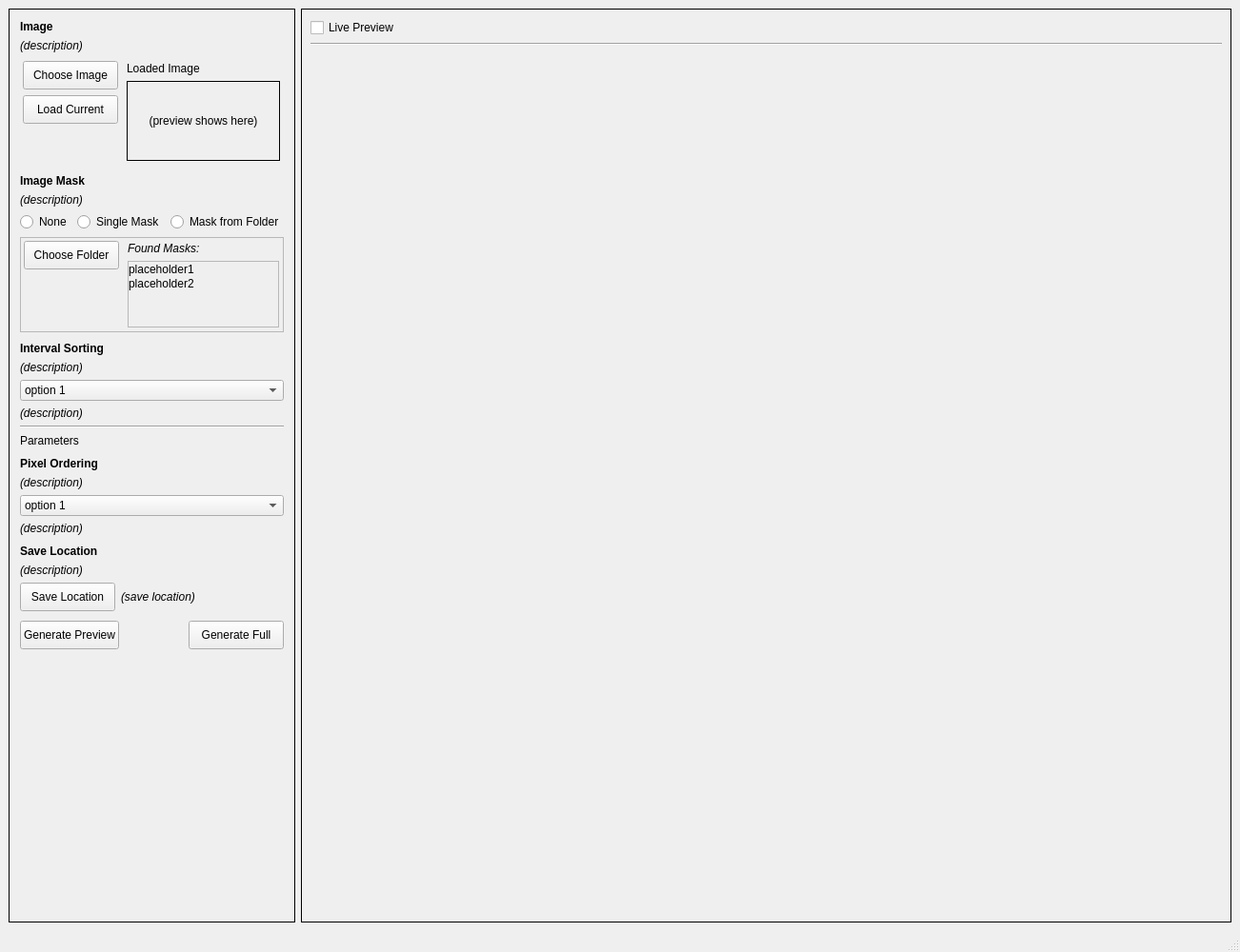
<?xml version="1.0" encoding="UTF-8"?>
<ui version="4.0">
 <class>MainWindow</class>
 <widget class="QMainWindow" name="MainWindow">
  <property name="geometry">
   <rect>
    <x>0</x>
    <y>0</y>
    <width>1270</width>
    <height>1000</height>
   </rect>
  </property>
  <property name="maximumSize">
   <size>
    <width>1500</width>
    <height>1000</height>
   </size>
  </property>
  <property name="windowTitle">
   <string>MainWindow</string>
  </property>
  <widget class="QWidget" name="centralwidget">
   <layout class="QHBoxLayout" name="horizontalLayout">
    <item>
     <widget class="QFrame" name="f_settings_panel">
      <property name="maximumSize">
       <size>
        <width>400</width>
        <height>16777215</height>
       </size>
      </property>
      <property name="frameShape">
       <enum>QFrame::Panel</enum>
      </property>
      <property name="frameShadow">
       <enum>QFrame::Plain</enum>
      </property>
      <property name="lineWidth">
       <number>1</number>
      </property>
      <layout class="QVBoxLayout" name="verticalLayout">
       <item>
        <layout class="QVBoxLayout" name="vl_image">
         <property name="leftMargin">
          <number>2</number>
         </property>
         <property name="topMargin">
          <number>2</number>
         </property>
         <property name="rightMargin">
          <number>2</number>
         </property>
         <property name="bottomMargin">
          <number>2</number>
         </property>
         <item>
          <widget class="QLabel" name="t_image">
           <property name="sizePolicy">
            <sizepolicy hsizetype="Preferred" vsizetype="Maximum">
             <horstretch>0</horstretch>
             <verstretch>0</verstretch>
            </sizepolicy>
           </property>
           <property name="font">
            <font>
             <weight>75</weight>
             <bold>true</bold>
            </font>
           </property>
           <property name="text">
            <string>Image</string>
           </property>
          </widget>
         </item>
         <item>
          <widget class="QLabel" name="t_image_desc">
           <property name="font">
            <font>
             <italic>true</italic>
            </font>
           </property>
           <property name="text">
            <string>(description)</string>
           </property>
           <property name="wordWrap">
            <bool>true</bool>
           </property>
          </widget>
         </item>
         <item>
          <layout class="QHBoxLayout" name="hl_Image">
           <property name="leftMargin">
            <number>2</number>
           </property>
           <property name="topMargin">
            <number>2</number>
           </property>
           <property name="rightMargin">
            <number>2</number>
           </property>
           <property name="bottomMargin">
            <number>2</number>
           </property>
           <item>
            <layout class="QVBoxLayout" name="vl_left">
             <property name="leftMargin">
              <number>1</number>
             </property>
             <property name="topMargin">
              <number>1</number>
             </property>
             <property name="rightMargin">
              <number>1</number>
             </property>
             <property name="bottomMargin">
              <number>1</number>
             </property>
             <item>
              <widget class="QPushButton" name="b_choose_image">
               <property name="sizePolicy">
                <sizepolicy hsizetype="Fixed" vsizetype="Fixed">
                 <horstretch>0</horstretch>
                 <verstretch>0</verstretch>
                </sizepolicy>
               </property>
               <property name="minimumSize">
                <size>
                 <width>100</width>
                 <height>30</height>
                </size>
               </property>
               <property name="text">
                <string>Choose Image</string>
               </property>
              </widget>
             </item>
             <item>
              <widget class="QPushButton" name="b_load_current">
               <property name="sizePolicy">
                <sizepolicy hsizetype="Minimum" vsizetype="Fixed">
                 <horstretch>0</horstretch>
                 <verstretch>0</verstretch>
                </sizepolicy>
               </property>
               <property name="minimumSize">
                <size>
                 <width>100</width>
                 <height>30</height>
                </size>
               </property>
               <property name="text">
                <string>Load Current</string>
               </property>
              </widget>
             </item>
             <item>
              <spacer name="verticalSpacer_2">
               <property name="orientation">
                <enum>Qt::Vertical</enum>
               </property>
               <property name="sizeHint" stdset="0">
                <size>
                 <width>20</width>
                 <height>40</height>
                </size>
               </property>
              </spacer>
             </item>
            </layout>
           </item>
           <item>
            <layout class="QVBoxLayout" name="vl_right">
             <property name="leftMargin">
              <number>2</number>
             </property>
             <property name="topMargin">
              <number>2</number>
             </property>
             <property name="rightMargin">
              <number>2</number>
             </property>
             <property name="bottomMargin">
              <number>2</number>
             </property>
             <item>
              <widget class="QLabel" name="t_loaded_preview">
               <property name="sizePolicy">
                <sizepolicy hsizetype="MinimumExpanding" vsizetype="Minimum">
                 <horstretch>0</horstretch>
                 <verstretch>0</verstretch>
                </sizepolicy>
               </property>
               <property name="font">
                <font>
                 <weight>50</weight>
                 <bold>false</bold>
                </font>
               </property>
               <property name="text">
                <string>Loaded Image</string>
               </property>
              </widget>
             </item>
             <item>
              <widget class="QLabel" name="l_loaded_image_preview">
               <property name="sizePolicy">
                <sizepolicy hsizetype="MinimumExpanding" vsizetype="MinimumExpanding">
                 <horstretch>0</horstretch>
                 <verstretch>0</verstretch>
                </sizepolicy>
               </property>
               <property name="frameShape">
                <enum>QFrame::Box</enum>
               </property>
               <property name="text">
                <string>(preview shows here)</string>
               </property>
               <property name="alignment">
                <set>Qt::AlignCenter</set>
               </property>
              </widget>
             </item>
            </layout>
           </item>
          </layout>
         </item>
        </layout>
       </item>
       <item>
        <layout class="QVBoxLayout" name="vl_image_mask">
         <property name="leftMargin">
          <number>2</number>
         </property>
         <property name="topMargin">
          <number>2</number>
         </property>
         <property name="rightMargin">
          <number>2</number>
         </property>
         <property name="bottomMargin">
          <number>2</number>
         </property>
         <item>
          <widget class="QLabel" name="t_image_mask">
           <property name="sizePolicy">
            <sizepolicy hsizetype="Preferred" vsizetype="Maximum">
             <horstretch>0</horstretch>
             <verstretch>0</verstretch>
            </sizepolicy>
           </property>
           <property name="font">
            <font>
             <weight>75</weight>
             <bold>true</bold>
            </font>
           </property>
           <property name="text">
            <string>Image Mask</string>
           </property>
          </widget>
         </item>
         <item>
          <widget class="QLabel" name="t_image_mask_desc">
           <property name="font">
            <font>
             <italic>true</italic>
            </font>
           </property>
           <property name="text">
            <string>(description)</string>
           </property>
          </widget>
         </item>
         <item>
          <layout class="QHBoxLayout" name="hl_mask_selection">
           <item>
            <widget class="QRadioButton" name="rb_mask_none">
             <property name="sizePolicy">
              <sizepolicy hsizetype="Preferred" vsizetype="Maximum">
               <horstretch>0</horstretch>
               <verstretch>0</verstretch>
              </sizepolicy>
             </property>
             <property name="text">
              <string>None</string>
             </property>
            </widget>
           </item>
           <item>
            <widget class="QRadioButton" name="rb_mask_single">
             <property name="sizePolicy">
              <sizepolicy hsizetype="Preferred" vsizetype="Maximum">
               <horstretch>0</horstretch>
               <verstretch>0</verstretch>
              </sizepolicy>
             </property>
             <property name="text">
              <string>Single Mask</string>
             </property>
            </widget>
           </item>
           <item>
            <widget class="QRadioButton" name="rb_mask_folder">
             <property name="sizePolicy">
              <sizepolicy hsizetype="Preferred" vsizetype="Maximum">
               <horstretch>0</horstretch>
               <verstretch>0</verstretch>
              </sizepolicy>
             </property>
             <property name="text">
              <string>Mask from Folder</string>
             </property>
            </widget>
           </item>
          </layout>
         </item>
         <item>
          <widget class="QFrame" name="f_hl_mask_folder">
           <property name="frameShape">
            <enum>QFrame::StyledPanel</enum>
           </property>
           <property name="frameShadow">
            <enum>QFrame::Raised</enum>
           </property>
           <layout class="QHBoxLayout" name="horizontalLayout_3">
            <property name="spacing">
             <number>6</number>
            </property>
            <property name="leftMargin">
             <number>2</number>
            </property>
            <property name="topMargin">
             <number>2</number>
            </property>
            <property name="rightMargin">
             <number>2</number>
            </property>
            <property name="bottomMargin">
             <number>2</number>
            </property>
            <item>
             <layout class="QVBoxLayout" name="vl_mask_folder_left">
              <property name="leftMargin">
               <number>1</number>
              </property>
              <property name="topMargin">
               <number>1</number>
              </property>
              <property name="rightMargin">
               <number>1</number>
              </property>
              <property name="bottomMargin">
               <number>1</number>
              </property>
              <item>
               <widget class="QPushButton" name="b_choose_mask_folder">
                <property name="sizePolicy">
                 <sizepolicy hsizetype="Fixed" vsizetype="Fixed">
                  <horstretch>0</horstretch>
                  <verstretch>0</verstretch>
                 </sizepolicy>
                </property>
                <property name="minimumSize">
                 <size>
                  <width>100</width>
                  <height>30</height>
                 </size>
                </property>
                <property name="text">
                 <string>Choose Folder</string>
                </property>
               </widget>
              </item>
              <item>
               <spacer name="verticalSpacer_3">
                <property name="orientation">
                 <enum>Qt::Vertical</enum>
                </property>
                <property name="sizeHint" stdset="0">
                 <size>
                  <width>20</width>
                  <height>40</height>
                 </size>
                </property>
               </spacer>
              </item>
             </layout>
            </item>
            <item>
             <layout class="QVBoxLayout" name="vl_mask_right_2">
              <property name="leftMargin">
               <number>2</number>
              </property>
              <property name="topMargin">
               <number>2</number>
              </property>
              <property name="rightMargin">
               <number>2</number>
              </property>
              <property name="bottomMargin">
               <number>2</number>
              </property>
              <item>
               <widget class="QLabel" name="t_loaded_mask_2">
                <property name="sizePolicy">
                 <sizepolicy hsizetype="MinimumExpanding" vsizetype="Minimum">
                  <horstretch>0</horstretch>
                  <verstretch>0</verstretch>
                 </sizepolicy>
                </property>
                <property name="font">
                 <font>
                  <weight>50</weight>
                  <italic>true</italic>
                  <bold>false</bold>
                 </font>
                </property>
                <property name="text">
                 <string>Found Masks:</string>
                </property>
               </widget>
              </item>
              <item>
               <widget class="QScrollArea" name="scrollArea">
                <property name="sizePolicy">
                 <sizepolicy hsizetype="MinimumExpanding" vsizetype="Fixed">
                  <horstretch>0</horstretch>
                  <verstretch>0</verstretch>
                 </sizepolicy>
                </property>
                <property name="widgetResizable">
                 <bool>true</bool>
                </property>
                <widget class="QWidget" name="scrollAreaWidgetContents">
                 <property name="geometry">
                  <rect>
                   <x>0</x>
                   <y>0</y>
                   <width>125</width>
                   <height>69</height>
                  </rect>
                 </property>
                 <layout class="QVBoxLayout" name="verticalLayout_3">
                  <property name="spacing">
                   <number>1</number>
                  </property>
                  <property name="leftMargin">
                   <number>0</number>
                  </property>
                  <property name="topMargin">
                   <number>1</number>
                  </property>
                  <property name="rightMargin">
                   <number>1</number>
                  </property>
                  <property name="bottomMargin">
                   <number>1</number>
                  </property>
                  <item>
                   <widget class="QLabel" name="t_found_mask_placeholder1">
                    <property name="sizePolicy">
                     <sizepolicy hsizetype="Preferred" vsizetype="Preferred">
                      <horstretch>0</horstretch>
                      <verstretch>0</verstretch>
                     </sizepolicy>
                    </property>
                    <property name="text">
                     <string>placeholder1</string>
                    </property>
                   </widget>
                  </item>
                  <item>
                   <widget class="QLabel" name="t_found_mask_placeholder2">
                    <property name="text">
                     <string>placeholder2</string>
                    </property>
                   </widget>
                  </item>
                  <item>
                   <spacer name="verticalSpacer_4">
                    <property name="orientation">
                     <enum>Qt::Vertical</enum>
                    </property>
                    <property name="sizeType">
                     <enum>QSizePolicy::MinimumExpanding</enum>
                    </property>
                    <property name="sizeHint" stdset="0">
                     <size>
                      <width>20</width>
                      <height>0</height>
                     </size>
                    </property>
                   </spacer>
                  </item>
                 </layout>
                </widget>
               </widget>
              </item>
             </layout>
            </item>
           </layout>
          </widget>
         </item>
         <item>
          <spacer name="verticalSpacer_6">
           <property name="orientation">
            <enum>Qt::Vertical</enum>
           </property>
           <property name="sizeType">
            <enum>QSizePolicy::MinimumExpanding</enum>
           </property>
           <property name="sizeHint" stdset="0">
            <size>
             <width>20</width>
             <height>0</height>
            </size>
           </property>
          </spacer>
         </item>
        </layout>
       </item>
       <item>
        <layout class="QVBoxLayout" name="vl_interval_function">
         <property name="leftMargin">
          <number>2</number>
         </property>
         <property name="topMargin">
          <number>2</number>
         </property>
         <property name="rightMargin">
          <number>2</number>
         </property>
         <property name="bottomMargin">
          <number>2</number>
         </property>
         <item>
          <widget class="QLabel" name="t_interval_sorting">
           <property name="sizePolicy">
            <sizepolicy hsizetype="Preferred" vsizetype="Maximum">
             <horstretch>0</horstretch>
             <verstretch>0</verstretch>
            </sizepolicy>
           </property>
           <property name="font">
            <font>
             <weight>75</weight>
             <bold>true</bold>
            </font>
           </property>
           <property name="text">
            <string>Interval Sorting</string>
           </property>
          </widget>
         </item>
         <item>
          <widget class="QLabel" name="t_interval_sorting_desc">
           <property name="font">
            <font>
             <italic>true</italic>
            </font>
           </property>
           <property name="text">
            <string>(description)</string>
           </property>
          </widget>
         </item>
         <item>
          <widget class="QComboBox" name="cb_interval_function">
           <property name="sizePolicy">
            <sizepolicy hsizetype="Preferred" vsizetype="Preferred">
             <horstretch>0</horstretch>
             <verstretch>0</verstretch>
            </sizepolicy>
           </property>
           <property name="editable">
            <bool>false</bool>
           </property>
           <property name="frame">
            <bool>true</bool>
           </property>
           <item>
            <property name="text">
             <string extracomment="option 1 comment">option 1</string>
            </property>
           </item>
           <item>
            <property name="text">
             <string>option 2</string>
            </property>
           </item>
          </widget>
         </item>
         <item>
          <widget class="QLabel" name="t_interval_function_desc">
           <property name="font">
            <font>
             <italic>true</italic>
            </font>
           </property>
           <property name="text">
            <string>(description)</string>
           </property>
          </widget>
         </item>
         <item>
          <widget class="Line" name="line">
           <property name="orientation">
            <enum>Qt::Horizontal</enum>
           </property>
          </widget>
         </item>
         <item>
          <widget class="QLabel" name="t_parameters">
           <property name="sizePolicy">
            <sizepolicy hsizetype="Preferred" vsizetype="Maximum">
             <horstretch>0</horstretch>
             <verstretch>0</verstretch>
            </sizepolicy>
           </property>
           <property name="font">
            <font>
             <weight>50</weight>
             <bold>false</bold>
            </font>
           </property>
           <property name="text">
            <string>Parameters</string>
           </property>
          </widget>
         </item>
         <item>
          <spacer name="verticalSpacer_5">
           <property name="orientation">
            <enum>Qt::Vertical</enum>
           </property>
           <property name="sizeType">
            <enum>QSizePolicy::MinimumExpanding</enum>
           </property>
           <property name="sizeHint" stdset="0">
            <size>
             <width>20</width>
             <height>0</height>
            </size>
           </property>
          </spacer>
         </item>
        </layout>
       </item>
       <item>
        <layout class="QVBoxLayout" name="vl_pixel_ordering">
         <property name="leftMargin">
          <number>2</number>
         </property>
         <property name="topMargin">
          <number>2</number>
         </property>
         <property name="rightMargin">
          <number>2</number>
         </property>
         <property name="bottomMargin">
          <number>2</number>
         </property>
         <item>
          <widget class="QLabel" name="t_pixel_ordering">
           <property name="sizePolicy">
            <sizepolicy hsizetype="Preferred" vsizetype="Maximum">
             <horstretch>0</horstretch>
             <verstretch>0</verstretch>
            </sizepolicy>
           </property>
           <property name="font">
            <font>
             <weight>75</weight>
             <bold>true</bold>
            </font>
           </property>
           <property name="text">
            <string>Pixel Ordering</string>
           </property>
          </widget>
         </item>
         <item>
          <widget class="QLabel" name="t_pixel_ordering_desc">
           <property name="font">
            <font>
             <italic>true</italic>
            </font>
           </property>
           <property name="text">
            <string>(description)</string>
           </property>
          </widget>
         </item>
         <item>
          <widget class="QComboBox" name="cb_pixel_ordering_option">
           <property name="sizePolicy">
            <sizepolicy hsizetype="Preferred" vsizetype="Preferred">
             <horstretch>0</horstretch>
             <verstretch>0</verstretch>
            </sizepolicy>
           </property>
           <property name="editable">
            <bool>false</bool>
           </property>
           <property name="frame">
            <bool>true</bool>
           </property>
           <item>
            <property name="text">
             <string extracomment="option 1 comment">option 1</string>
            </property>
           </item>
           <item>
            <property name="text">
             <string>option 2</string>
            </property>
           </item>
          </widget>
         </item>
         <item>
          <widget class="QLabel" name="t_pixel_ordering_option_desc">
           <property name="font">
            <font>
             <italic>true</italic>
            </font>
           </property>
           <property name="text">
            <string>(description)</string>
           </property>
          </widget>
         </item>
         <item>
          <spacer name="verticalSpacer_8">
           <property name="orientation">
            <enum>Qt::Vertical</enum>
           </property>
           <property name="sizeType">
            <enum>QSizePolicy::MinimumExpanding</enum>
           </property>
           <property name="sizeHint" stdset="0">
            <size>
             <width>20</width>
             <height>0</height>
            </size>
           </property>
          </spacer>
         </item>
        </layout>
       </item>
       <item>
        <layout class="QVBoxLayout" name="vl_save_location">
         <property name="leftMargin">
          <number>2</number>
         </property>
         <property name="topMargin">
          <number>2</number>
         </property>
         <property name="rightMargin">
          <number>2</number>
         </property>
         <property name="bottomMargin">
          <number>2</number>
         </property>
         <item>
          <widget class="QLabel" name="t_save_location">
           <property name="sizePolicy">
            <sizepolicy hsizetype="Preferred" vsizetype="Maximum">
             <horstretch>0</horstretch>
             <verstretch>0</verstretch>
            </sizepolicy>
           </property>
           <property name="font">
            <font>
             <weight>75</weight>
             <bold>true</bold>
            </font>
           </property>
           <property name="text">
            <string>Save Location</string>
           </property>
          </widget>
         </item>
         <item>
          <widget class="QLabel" name="t_save_location_desc">
           <property name="font">
            <font>
             <italic>true</italic>
            </font>
           </property>
           <property name="text">
            <string>(description)</string>
           </property>
          </widget>
         </item>
         <item>
          <layout class="QHBoxLayout" name="hl_save_location">
           <item>
            <widget class="QPushButton" name="b_save_location">
             <property name="sizePolicy">
              <sizepolicy hsizetype="Fixed" vsizetype="Fixed">
               <horstretch>0</horstretch>
               <verstretch>0</verstretch>
              </sizepolicy>
             </property>
             <property name="minimumSize">
              <size>
               <width>100</width>
               <height>30</height>
              </size>
             </property>
             <property name="text">
              <string>Save Location</string>
             </property>
            </widget>
           </item>
           <item>
            <widget class="QLabel" name="t_save_location_current">
             <property name="sizePolicy">
              <sizepolicy hsizetype="Preferred" vsizetype="Preferred">
               <horstretch>0</horstretch>
               <verstretch>0</verstretch>
              </sizepolicy>
             </property>
             <property name="font">
              <font>
               <italic>true</italic>
              </font>
             </property>
             <property name="text">
              <string>(save location)</string>
             </property>
            </widget>
           </item>
          </layout>
         </item>
         <item>
          <spacer name="verticalSpacer_9">
           <property name="orientation">
            <enum>Qt::Vertical</enum>
           </property>
           <property name="sizeType">
            <enum>QSizePolicy::MinimumExpanding</enum>
           </property>
           <property name="sizeHint" stdset="0">
            <size>
             <width>20</width>
             <height>0</height>
            </size>
           </property>
          </spacer>
         </item>
        </layout>
       </item>
       <item>
        <layout class="QVBoxLayout" name="vl_generation">
         <property name="leftMargin">
          <number>2</number>
         </property>
         <property name="topMargin">
          <number>2</number>
         </property>
         <property name="rightMargin">
          <number>2</number>
         </property>
         <property name="bottomMargin">
          <number>2</number>
         </property>
         <item>
          <layout class="QHBoxLayout" name="hl_generation">
           <item>
            <widget class="QPushButton" name="b_generate_preview">
             <property name="sizePolicy">
              <sizepolicy hsizetype="Fixed" vsizetype="Fixed">
               <horstretch>0</horstretch>
               <verstretch>0</verstretch>
              </sizepolicy>
             </property>
             <property name="minimumSize">
              <size>
               <width>100</width>
               <height>30</height>
              </size>
             </property>
             <property name="text">
              <string>Generate Preview</string>
             </property>
            </widget>
           </item>
           <item>
            <spacer name="horizontalSpacer_2">
             <property name="orientation">
              <enum>Qt::Horizontal</enum>
             </property>
             <property name="sizeHint" stdset="0">
              <size>
               <width>40</width>
               <height>20</height>
              </size>
             </property>
            </spacer>
           </item>
           <item>
            <widget class="QPushButton" name="b_generate_full">
             <property name="sizePolicy">
              <sizepolicy hsizetype="Fixed" vsizetype="Fixed">
               <horstretch>0</horstretch>
               <verstretch>0</verstretch>
              </sizepolicy>
             </property>
             <property name="minimumSize">
              <size>
               <width>100</width>
               <height>30</height>
              </size>
             </property>
             <property name="text">
              <string>Generate Full</string>
             </property>
            </widget>
           </item>
          </layout>
         </item>
        </layout>
       </item>
       <item>
        <spacer name="verticalSpacer">
         <property name="orientation">
          <enum>Qt::Vertical</enum>
         </property>
         <property name="sizeType">
          <enum>QSizePolicy::Preferred</enum>
         </property>
         <property name="sizeHint" stdset="0">
          <size>
           <width>20</width>
           <height>4000</height>
          </size>
         </property>
        </spacer>
       </item>
      </layout>
     </widget>
    </item>
    <item>
     <widget class="QFrame" name="f_preview_panel">
      <property name="enabled">
       <bool>true</bool>
      </property>
      <property name="sizePolicy">
       <sizepolicy hsizetype="Preferred" vsizetype="Preferred">
        <horstretch>0</horstretch>
        <verstretch>0</verstretch>
       </sizepolicy>
      </property>
      <property name="autoFillBackground">
       <bool>false</bool>
      </property>
      <property name="frameShape">
       <enum>QFrame::Panel</enum>
      </property>
      <layout class="QVBoxLayout" name="verticalLayout_2">
       <item>
        <layout class="QHBoxLayout" name="hl_image_preview">
         <item>
          <widget class="QCheckBox" name="cb_live_preview">
           <property name="text">
            <string>Live Preview</string>
           </property>
          </widget>
         </item>
        </layout>
       </item>
       <item>
        <widget class="Line" name="line_2">
         <property name="orientation">
          <enum>Qt::Horizontal</enum>
         </property>
        </widget>
       </item>
       <item>
        <widget class="QLabel" name="l_generated_image">
         <property name="sizePolicy">
          <sizepolicy hsizetype="MinimumExpanding" vsizetype="MinimumExpanding">
           <horstretch>0</horstretch>
           <verstretch>0</verstretch>
          </sizepolicy>
         </property>
         <property name="text">
          <string/>
         </property>
         <property name="scaledContents">
          <bool>true</bool>
         </property>
         <property name="alignment">
          <set>Qt::AlignCenter</set>
         </property>
        </widget>
       </item>
       <item>
        <spacer name="horizontalSpacer">
         <property name="orientation">
          <enum>Qt::Horizontal</enum>
         </property>
         <property name="sizeType">
          <enum>QSizePolicy::MinimumExpanding</enum>
         </property>
         <property name="sizeHint" stdset="0">
          <size>
           <width>957</width>
           <height>0</height>
          </size>
         </property>
        </spacer>
       </item>
      </layout>
     </widget>
    </item>
   </layout>
  </widget>
  <widget class="QStatusBar" name="statusbar"/>
  <action name="actionhi">
   <property name="text">
    <string>hi</string>
   </property>
  </action>
 </widget>
 <resources/>
 <connections/>
</ui>
